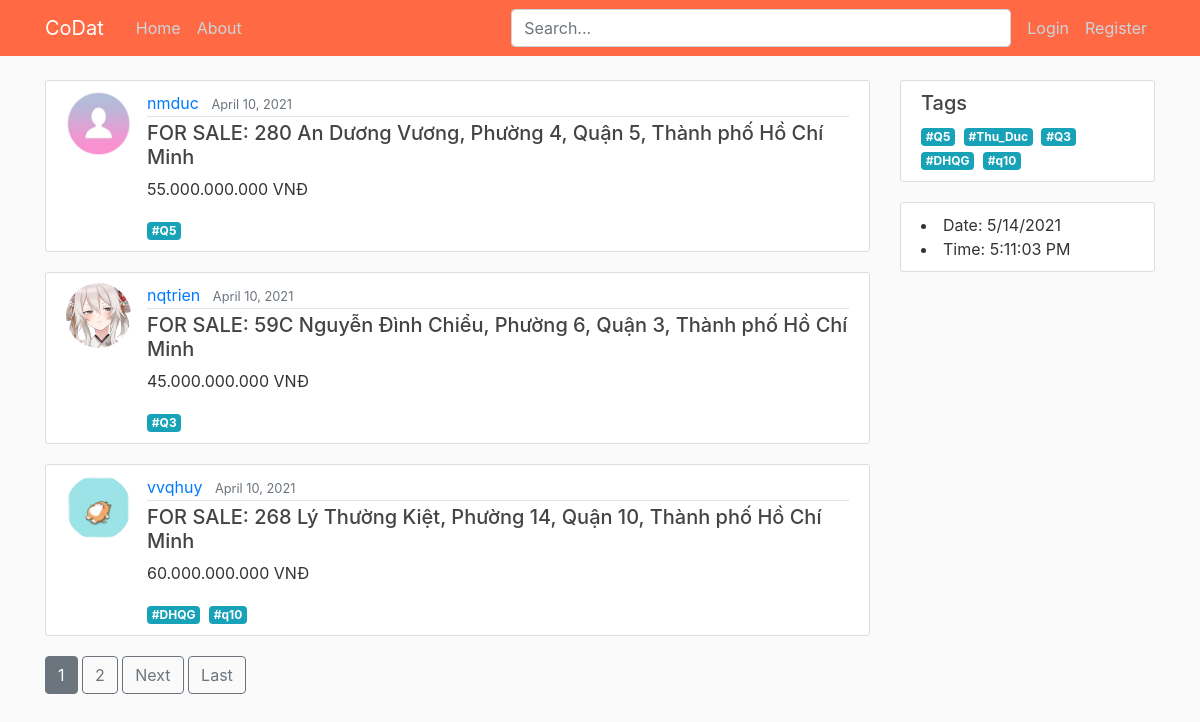
/, run on an earlier commit of the app's database.
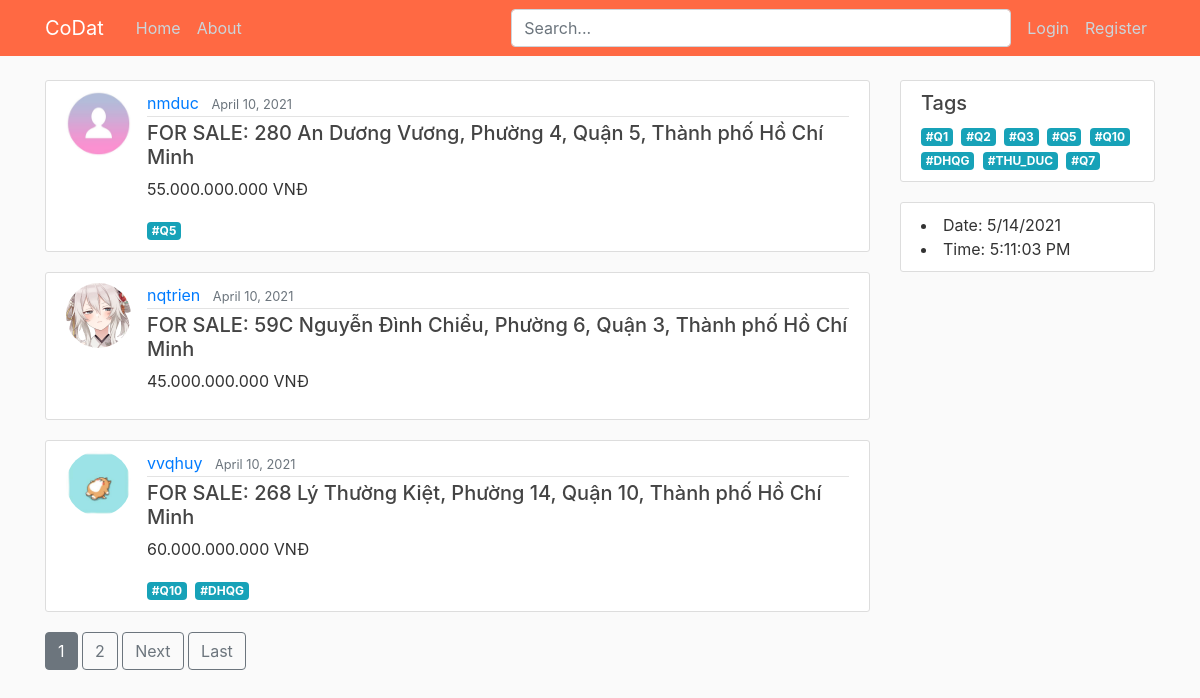
And on a later commit of the database.
### HomePage/models.py (models this page shows, shortened)
class Post(models.Model):
    status = models.CharField(max_length=10, choices=STATUS)
    price = models.CharField(max_length=40)
    address = models.CharField(max_length=100)
    description = models.TextField()
    date_posted = models.DateTimeField(default=timezone.now)
    tags = TaggableManager(blank=True)
    author = models.ForeignKey(User, on_delete=models.CASCADE)
    likes = models.ManyToManyField(User, related_name="blog_posts")

### users/models.py (models this page shows, shortened)
class Profile(models.Model):
	user = models.OneToOneField(User, on_delete=models.CASCADE)
	image = models.ImageField(default='default.jpg', upload_to='profile_pics')
	phone_number = models.CharField(max_length=12, blank=True)
	bank = models.CharField(max_length=30, blank=True)
	bank_number = models.CharField(max_length=20, blank=True)

### HomePage/views.py (the view)
# urls.py: path('', PostListView.as_view(), name='home-page'),
class PostListView(TagMixin, ListView):
    model = Post
    template_name = 'HomePage/home.html' # <app>/<model>_<viewtype>.html
    context_object_name = 'posts'
    paginate_by = 3
    def get_queryset(self):
        search_post = self.request.GET.get('search')
        if search_post:
            posts = Post.objects.filter(Q(address__icontains=search_post) | Q(description__icontains=search_post))
        else:
            posts = Post.objects.all()
        return posts.order_by('-date_posted')

### HomePage/views.py (called while the page is built)
    def get_context_data(self, **kwargs):
        context = super(TagMixin, self).get_context_data(**kwargs)
        context['tags'] = Tag.objects.all()
        return context

### HomePage/templates/HomePage/home.html (shortened to what this page needs)
{% extends "HomePage/base.html" %}
{% block content %}
    {% for post in posts %}
        <article class="media content-section">
            <img class="rounded-circle article-img" src="{{ post.author.profile.image.url }}">
            <div class="media-body">
                <div class="article-metadata">
                    <a class="mr-2" href="{% url 'user-posts' post.author.username %}">{{ post.author }}</a>
                    <small class="text-muted">{{ post.date_posted|date:"F d, Y" }}</small>
                </div>
                <h5><a class="article-address" href="{% url 'post-detail' post.id %}">
                    {{ post.status }}: {{ post.address }}
                </a></h5>
                <p>{{ post.price }}</p>
                {% for tag in post.tags.all %}
                    <a href="{% url 'tag-posts' tag.slug %}" class="mr-1 badge badge-info">#{{ tag }}</a>
                {% endfor %}
            </div>
        </article>
    {% endfor %}
    {% if is_paginated %}
        {% for num in page_obj.paginator.page_range %}
            {% if page_obj.number == num %}
                <a class="btn btn-secondary mb-4" href="?page={{ num }}">{{ num }}</a>
            {% elif num > page_obj.number|add:'-3' and num < page_obj.number|add:'3' %}
                <a class="btn btn-outline-secondary mb-4" href="?page={{ num }}">{{ num }}</a>
            {% endif %}
        {% endfor %}
        {% if page_obj.has_next %}
            <a class="btn btn-outline-secondary mb-4" href="?page={{ page_obj.next_page_number}}">Next</a>
            <a class="btn btn-outline-secondary mb-4" href="?page={{ page_obj.paginator.num_pages }}">Last</a>
        {% endif %}
    {% endif %}
{% endblock content %}

### HomePage/templates/HomePage/base.html (shortened to what this page needs)
{% load static %}
<!DOCTYPE html>
<html>
<head>
    <link rel="stylesheet" href="https://maxcdn.bootstrapcdn.com/bootstrap/4.0.0/css/bootstrap.min.css">
    <link rel="stylesheet" type="text/css" href="{% static 'HomePage/main.css' %}">
</head>
<body>
    <header class="site-header">
        <nav class="navbar navbar-expand-md navbar-dark bg-steel fixed-top">
            <div class="container">
                <a class="navbar-brand mr-4" href="{% url 'home-page' %}">CoDat</a>
                <div class="collapse navbar-collapse" id="navbarToggle">
                    <div class="navbar-nav mr-auto">
                        <a class="nav-item nav-link" href="{% url 'home-page' %}">Home</a>
                        <a class="nav-item nav-link" href="{% url 'home-about' %}">About</a>
                    </div>
                    <div class="search-bar mr-sm-2">
                        <form action="{% url 'home-page' %}">
                            <input class="form-control" type="search" placeholder="Search..." aria-label="Search" name="search">
                        </form>
                    </div>
                    <div class="navbar-nav">
                        {% if user.is_authenticated %}
                            <a class="nav-item nav-link" href="{% url 'post-create' %}">New Post</a>
                            <a class="nav-item nav-link" href="{% url 'profile' %}">{{ user.username }}</a>
                            <a class="nav-item nav-link" href="{% url 'logout' %}">Logout</a>
                        {% else %}
                            <a class="nav-item nav-link" href="{% url 'login' %}?next={{request.path}}">Login</a>
                            <a class="nav-item nav-link" href="{% url 'register' %}">Register</a>
                        {% endif %}
                    </div>
                </div>
            </div>
        </nav>
    </header>
    <main role="main" class="container">
        <div class="row">
            <div class="col-md-9">
                {% block content %}{% endblock %}
            </div>
            <div class="col-md-3">
                <div class="content-section">
                    <h5>Tags</h5>
                    {% for tag in tags %}
                        <a href="{% url 'tag-posts' tag.slug %}" class="mr-1 badge badge-info">#{{ tag }}</a>
                    {% endfor %}
                </div>
                <div class="content-section">
                    <li>Date: <span id="date"></span></li>
                    <li>Time: <span id="time"></li>
                </div>
            </div>
        </div>
    </main>
</body>
</html>

### HomePage/static/HomePage/main.css (style rules this page uses)
body { background: #fafafa; color: #333333; margin-top: 5rem; }
h1, h2, h3, h4, h5, h6 { color: #444444; }
.bg-steel { background-color: #ff6943; }
.site-header .navbar-nav .nav-link { color: #cbd5db; }
.content-section { background: #ffffff; padding: 10px 20px; border: 1px solid #dddddd; border-radius: 3px; margin-bottom: 20px; }
.article-address { color: #444444; }
.article-img { height: 65px; width: 65px; margin-right: 16px; }
.article-metadata { padding-bottom: 1px; margin-bottom: 4px; border-bottom: 1px solid #e3e3e3 }
.search-bar { max-width: 500px; width: 100%; }
form { width: 100%; }
.row::after { clear: both; display: table; }

What changed in the data, as far as the page shows it:
removed Tag: name "Q3"
removed Tag: name "q10"
removed Tag: name "Thu_Duc", shown under "Tags"
added Tag: name "Q10"
added Tag: name "Q1", shown under "Tags"
added Tag: name "Q2", shown under "Tags"
added Tag: name "Q3", shown under "Tags"
added Tag: name "THU_DUC", shown under "Tags"
added Tag: name "Q7", shown under "Tags"
